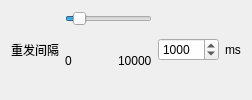
               <widget class="QWidget" name="resend_interval_parent_widget" native="true">
                <layout class="QHBoxLayout" name="horizontalLayout_25" stretch="1,6,1,1">
                 <item>
                  <widget class="QLabel" name="label_26">
                   <property name="text">
                    <string>重发间隔</string>
                   </property>
                  </widget>
                 </item>
                 <item>
                  <layout class="QVBoxLayout" name="verticalLayout_8">
                   <item>
                    <widget class="QSlider" name="resend_interval_slider">
                     <property name="maximum">
                      <number>10000</number>
                     </property>
                     <property name="value">
                      <number>1000</number>
                     </property>
                     <property name="orientation">
                      <enum>Qt::Horizontal</enum>
                     </property>
                    </widget>
                   </item>
                   <item>
                    <layout class="QHBoxLayout" name="horizontalLayout_24">
                     <item>
                      <widget class="QLabel" name="label_27">
                       <property name="text">
                        <string>0</string>
                       </property>
                      </widget>
                     </item>
                     <item>
                      <spacer name="horizontalSpacer_2">
                       <property name="orientation">
                        <enum>Qt::Horizontal</enum>
                       </property>
                       <property name="sizeHint" stdset="0">
                        <size>
                         <width>40</width>
                         <height>20</height>
                        </size>
                       </property>
                      </spacer>
                     </item>
                     <item>
                      <widget class="QLabel" name="label_28">
                       <property name="text">
                        <string>10000</string>
                       </property>
                      </widget>
                     </item>
                    </layout>
                   </item>
                  </layout>
                 </item>
                 <item>
                  <widget class="QSpinBox" name="resend_interval_spin_box">
                   <property name="maximum">
                    <number>10000</number>
                   </property>
                   <property name="value">
                    <number>1000</number>
                   </property>
                  </widget>
                 </item>
                 <item>
                  <widget class="QLabel" name="label_29">
                   <property name="text">
                    <string>ms</string>
                   </property>
                  </widget>
                 </item>
                </layout>
               </widget>
